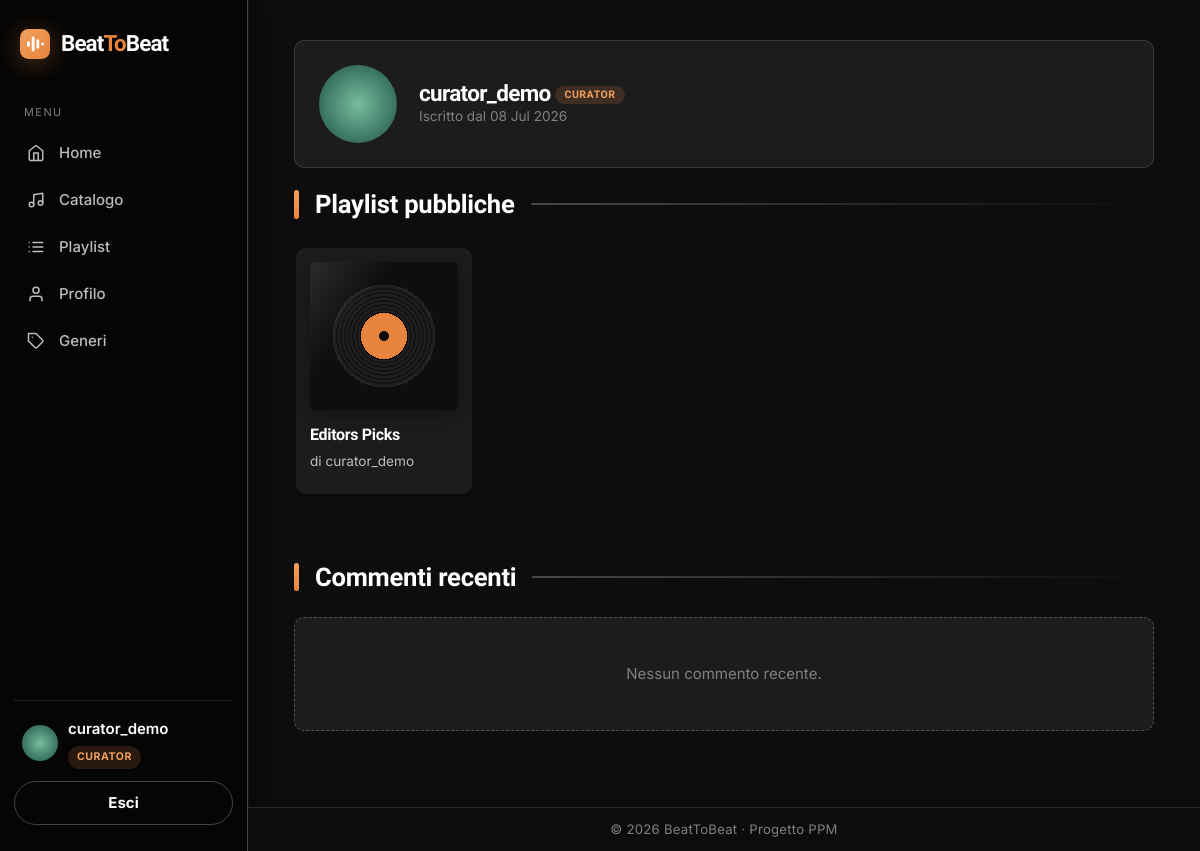
/accounts/u/curator_demo/ (signed in), run on an earlier commit of the app's database.
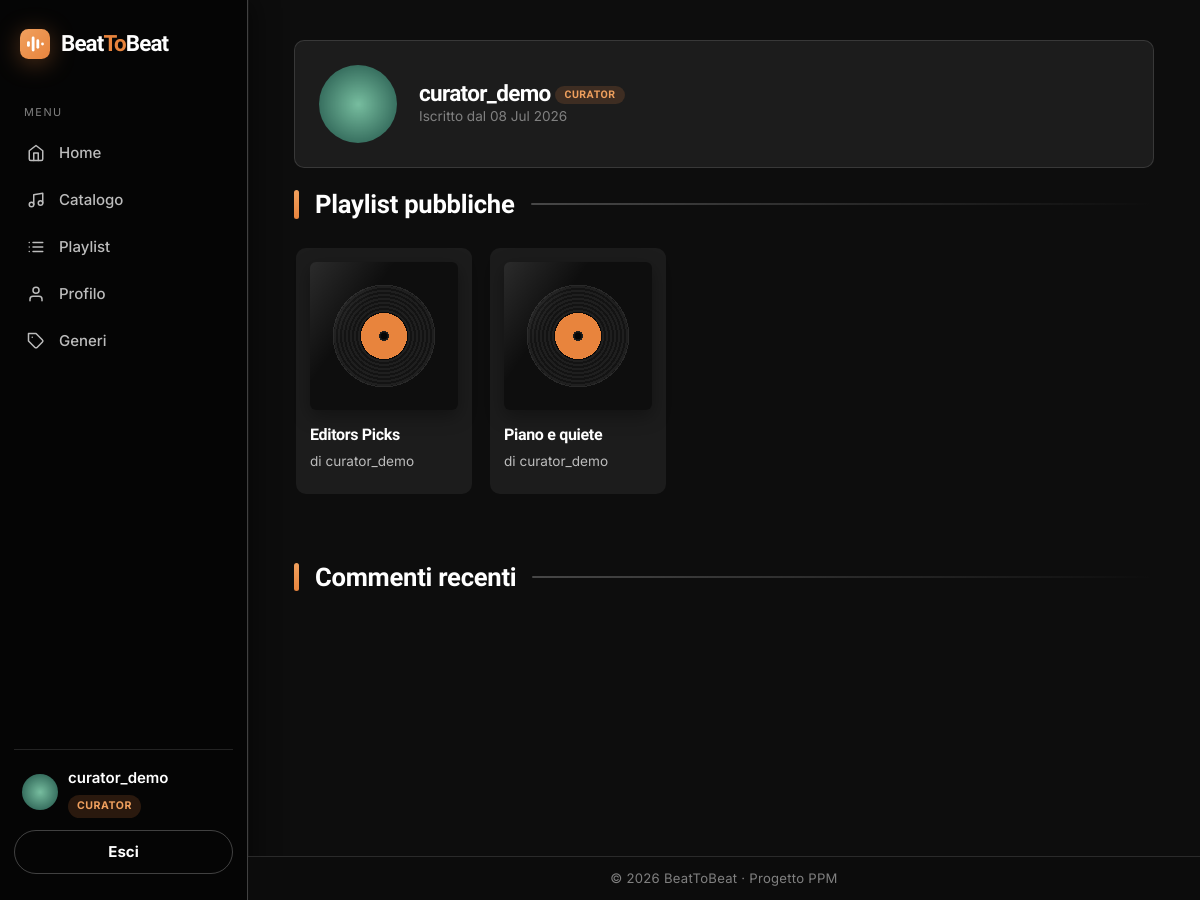
And on a later commit of the database.
### music/models.py (models this page shows, shortened)
class Playlist(models.Model):
    name = models.CharField(max_length=150)
    owner = models.ForeignKey(
        settings.AUTH_USER_MODEL,
        on_delete=models.CASCADE,
        related_name='playlists',
    )
    songs = models.ManyToManyField(
        Song,
        related_name='playlists',
        blank=True,
    )
    is_public = models.BooleanField(default=False)
    is_editorial = models.BooleanField(default=False)
    followers = models.ManyToManyField(
        settings.AUTH_USER_MODEL,
        related_name='saved_playlists',
        blank=True,
    )
    collaborators = models.ManyToManyField(
        settings.AUTH_USER_MODEL,
        related_name='collaborative_playlists',
        blank=True,
    )
    pending_collaborators = models.ManyToManyField(
        settings.AUTH_USER_MODEL,
        related_name='playlist_invitations',
        blank=True,
    )
    class Meta:
        ordering = ['name']

### accounts/models.py (models this page shows, shortened)
class CustomUser(AbstractUser):
    class Role(models.TextChoices):
        LISTENER = 'listener', 'Listener'
        CURATOR = 'curator', 'Curator'
        MODERATOR = 'moderator', 'Moderator'
    role = models.CharField(
        max_length=20,
        choices=Role.choices,
        default=Role.LISTENER,
    )
    bio = models.TextField(blank=True)
    birth_date = models.DateField(null=True, blank=True)
    favorite_genre = models.ForeignKey(
        'music.Genre',
        on_delete=models.SET_NULL,
        null=True,
        blank=True,
        related_name='fans',
    )
    avatar_image = models.FileField(
        upload_to='avatars/',
        blank=True,
        null=True,
        validators=[FileExtensionValidator(allowed_extensions=['jpg', 'jpeg', 'png', 'gif', 'webp'])],
    )
    AVATAR_COLORS = ['#f0803c', '#e0a15e', '#81b29a', '#6a8ec9', '#b07ba0', '#c96a6a']
    @property
    def is_curator(self):
        return self.role == self.Role.CURATOR or self.is_superuser
    @property
    def is_moderator(self):
        return self.role == self.Role.MODERATOR or self.is_superuser

### accounts/views.py (the view)
# urls.py: path('u/<str:username>/', PublicProfileView.as_view(), name='public_profile'),
class PublicProfileView(LoginRequiredMixin, DetailView):
    model = CustomUser
    template_name = 'accounts/public_profile.html'
    slug_field = 'username'
    slug_url_kwarg = 'username'
    context_object_name = 'profile_user'
    def get_context_data(self, **kwargs):
        context = super().get_context_data(**kwargs)
        target = self.object
        context['public_playlists'] = target.playlists.filter(
            Q(is_public=True) | Q(is_editorial=True)
        ).distinct()
        context['recent_comments'] = target.comments.all()[:5]
        return context

### templates/accounts/public_profile.html (shortened to what this page needs)
{% extends 'base.html' %}
{% block content %}
<div class="panel profile-head">
	{% include 'partials/avatar.html' with profile_user=profile_user size='avatar-lg' %}
	<div>
		<h2 class="mb-0">
			{{ profile_user.username }}
			{% if profile_user.is_superuser %}<span class="role-badge admin">Admin</span>
			{% elif profile_user.role == 'curator' %}<span class="role-badge curator">Curator</span>
			{% elif profile_user.role == 'moderator' %}<span class="role-badge moderator">Moderator</span>
			{% else %}<span class="role-badge listener">Listener</span>{% endif %}
		</h2>
		<div class="list-meta">
			Iscritto dal {{ profile_user.date_joined|date:"d M Y" }}
		</div>
	</div>
</div>
<h2 class="section-head">Playlist pubbliche</h2>
{% if public_playlists %}
<div class="carousel">
	{% for playlist in public_playlists %}
	{% include 'partials/playlist_card.html' %}
	{% endfor %}
</div>
{% else %}
<div class="empty">Nessuna playlist pubblica.</div>
{% endif %}
<h2 class="section-head">Commenti recenti</h2>
{% if recent_comments %}
{% for comment in recent_comments %}
<div class="list-row">
	<div class="list-main">
		<div class="list-meta">
			Su <a href="{% url 'music:song_detail' comment.song.pk %}">{{ comment.song.title }}</a> · {{ comment.created_at|date:"d M Y" }}
		</div>
		<div>{{ comment.text }}</div>
	</div>
</div>
{% endfor %}
{% else %}
<div class="empty">Nessun commento recente.</div>
{% endif %}
{% endblock %}

### templates/partials/playlist_card.html
<div class="music-card playlist-card">
	<a href="{% url 'music:playlist_detail' playlist.pk %}">
		<div class="cover-art"></div>
	</a>
	<a href="{% url 'music:playlist_detail' playlist.pk %}" class="card-title-music">{{ playlist.name }}</a>
	<div class="card-artist">di {{ playlist.owner.username }}</div>
</div>

What changed in the data, as far as the page shows it:
added Playlist: name "Piano e quiete", owner.username "curator_demo"
Also different on the page:
text no longer shown: "Nessun commento recente."
